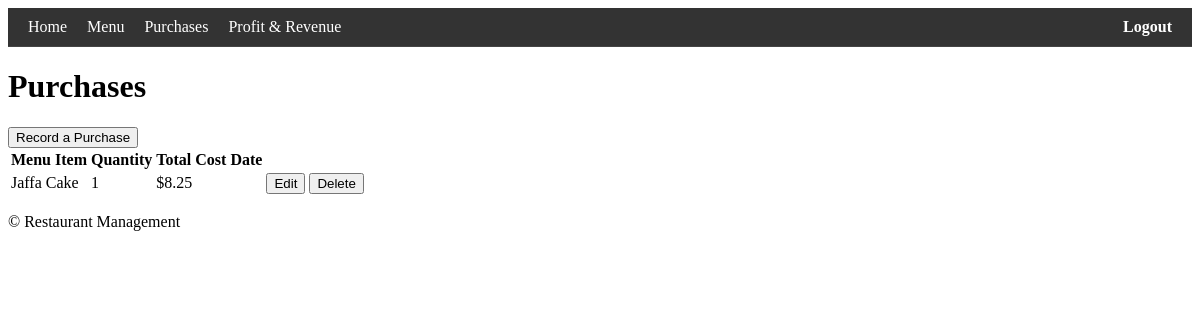
/purchases/ (signed in), run on an earlier commit of the app's database.
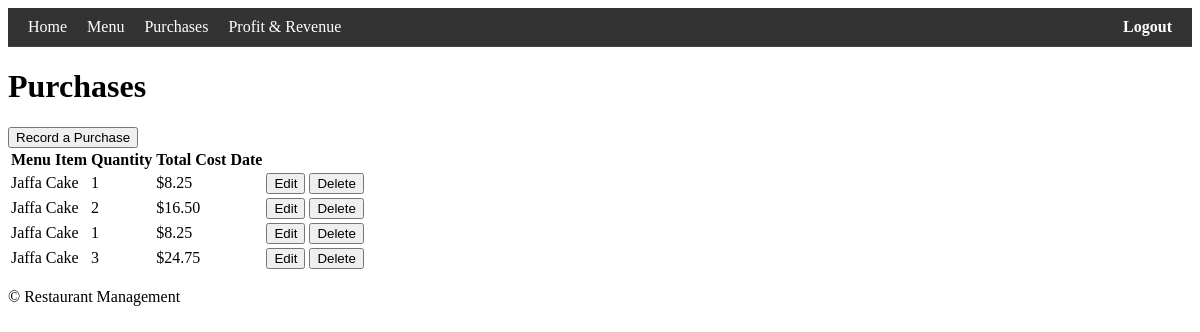
And on a later commit of the database.
### inventory/models.py (models this page shows, shortened)
class Purchase(models.Model):
    menu_item = models.ForeignKey(
        MenuItem, on_delete=models.CASCADE
    )  # purchased menu item
    timestamp = models.DateTimeField(auto_now_add=True)  # time of purchase
    quantity = models.PositiveIntegerField(default=1)  # quantity purchased
    @property
    def total_price(self):
        return self.menu_item.price * self.quantity

class MenuItem(models.Model):
    title = models.CharField(max_length=100)  # name of menu item (e.g., "Orange Juice")
    price = models.DecimalField(
        max_digits=10, decimal_places=2
    )  # price of the menu item (e.g., 3.49)

### inventory/views.py (the view)
# urls.py: path("purchases/", PurchaseListView.as_view(), name="purchase-list"),
class PurchaseListView(LoginRequiredMixin, ListView):
    model = Purchase
    template_name = "inventory/purchase_list.html"
    context_object_name = "purchases"

### inventory/templates/inventory/purchase_list.html (shortened to what this page needs)
{% extends 'base.html' %}
{% block content %}
<h1>Purchases</h1>
<a href="{% url 'purchase-add' %}"><button>Record a Purchase</button></a>
<table>
    <thead>
        <tr>
            <th>Menu Item</th>
            <th>Quantity</th>
            <th>Total Cost</th>
            <th>Date</th>
        </tr>
    </thead>
    <tbody>
        {% for purchase in purchases %}
        <tr>
            <td>{{ purchase.menu_item.title }}</td>
            <td>{{ purchase.quantity }}</td>
            <td>${{ purchase.total_price }}</td>
            <td>{{ purchase.date }}</td>
            <td>
                <a href="{% url 'purchase-edit' purchase.id %}"><button>Edit</button></a>
                <a href="{% url 'purchase-delete' purchase.id %}"><button>Delete</button></a>
            </td>
        </tr>
        {% endfor %}
    </tbody>
</table>
{% endblock %}

What changed in the data, as far as the page shows it:
added Purchase: menu_item "Jaffa Cake", quantity "2", total_price "16.50"
added Purchase: menu_item "Jaffa Cake", quantity "1", total_price "8.25"
added Purchase: menu_item "Jaffa Cake", quantity "3", total_price "24.75"
